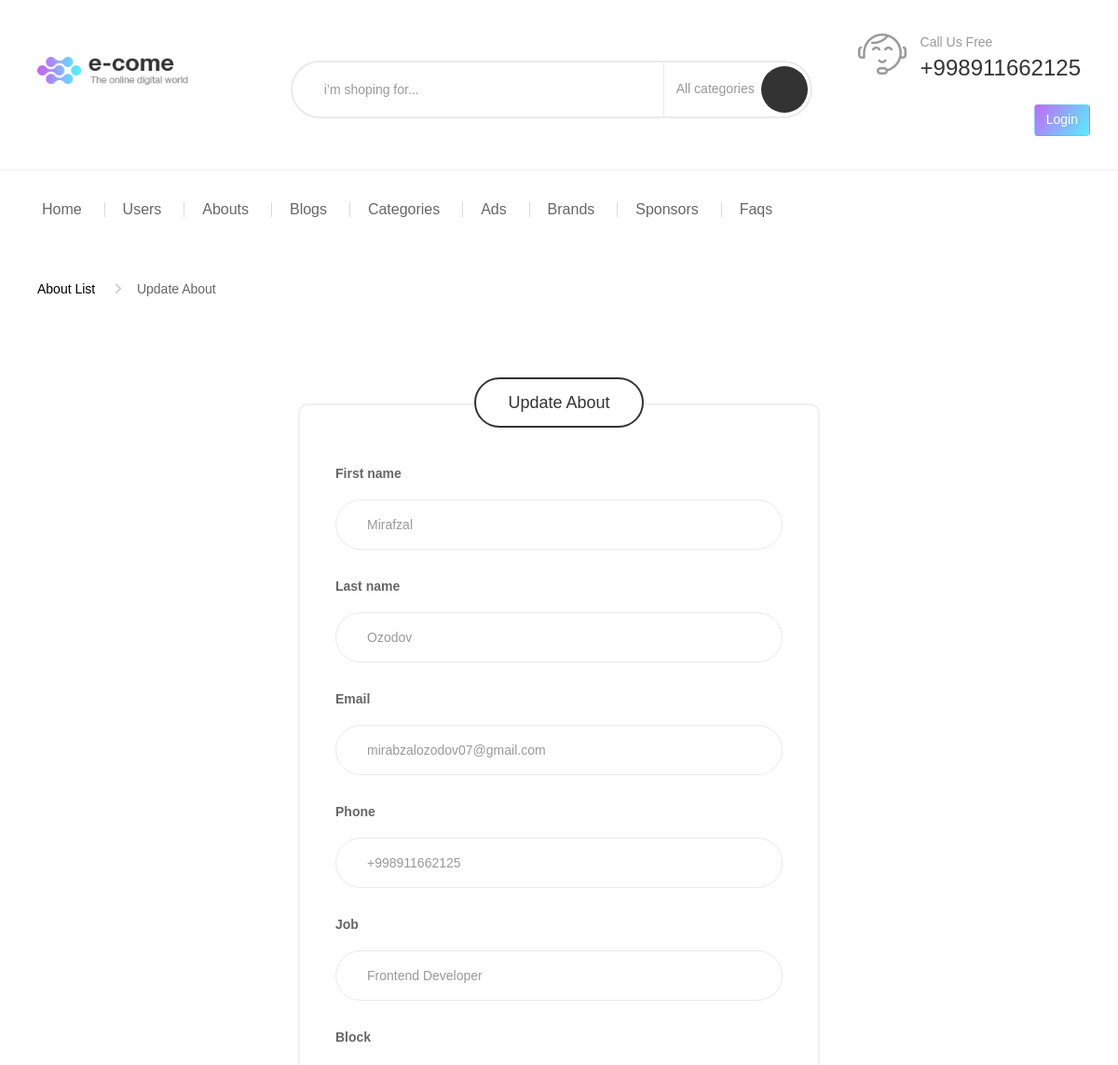
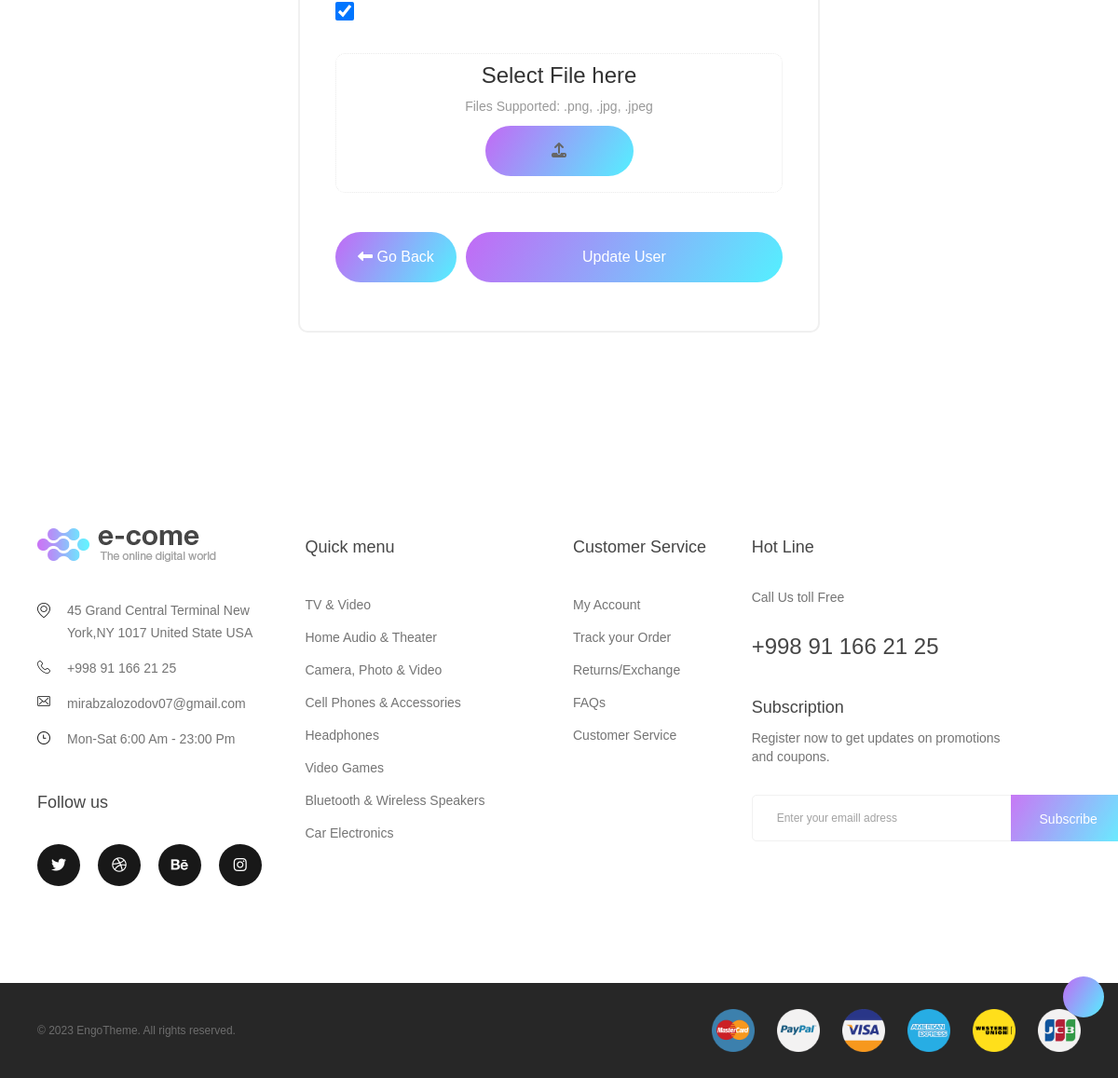
/about/member/update/1/, run on the app's committed database (2 pictures, top to bottom).
### about/models.py (models this page shows, shortened)
class CompanyMemberModel (models.Model):
    image = models.ImageField(name='image', upload_to='about/')
    job = models.CharField(name='job', blank=True, max_length=20)
    phone = models.CharField(name='phone', blank=True, max_length=25)
    email = models.EmailField(name='email', blank=True, max_length=30)
    block = models.BooleanField(name='block', blank=True, default=True)
    last_name = models.CharField(name='last_name', blank=True, max_length=30)
    first_name = models.CharField(name='first_name', blank=True, max_length=40)
    created_at = models.DateTimeField(name='created_at', blank=True, auto_now=True)

### about/views.py (the view)
# urls.py: path('member/update/<int:pk>/', CompanyMemberUpdateView.as_view(), name='member_update'),
class CompanyMemberUpdateView (UpdateView):
    model = CompanyMemberModel
    template_name = 'admin/abouts/admin_about_update.html'
    fields = ('first_name', 'last_name', 'email', 'phone', 'job', 'block', 'image')
    success_url = '/about/list'

### templates/admin/abouts/admin_about_update.html
{% extends 'admin/base.html' %}
{% load static %}
{% block content %}
<div class="container container-240">
    <div class="myaccount">
        <ul class="breadcrumb v3">
            <li><a href="{% url 'about_list' %}">About List</a></li>
            <li class="active">Update About</li>
        </ul>
        <div class="row pd">
            <div class="account-element bd-7" style="margin: 0 auto;">
                <div class="cmt-title text-center abs">
                    <h1 class="page-title v1">Update About</h1>
                </div>
                <div class="page-content">
                    <form class="login-form" method="post" enctype="multipart/form-data">{%csrf_token %}
                        <div class="form-group">
                            {% for field in form %}
                            {% if field.auto_id == "id_image" %}
                            <label for="{{ field.auto_id }}" style="display: none;">{{ field.label }}</label>
                            <p style="margin: 0; display: none;">
                                {{field}}
                            </p>
                            {% else %}
                            <label for="{{ field.auto_id }}">{{ field.label }}</label>
                            <p style="margin: 0;">
                                {{field}}
                            </p>
                            {% endif %}
                            {% endfor %}
                            <div class="uploads-images">
                                <h3 class="text-center" style="margin: 10px 0;">Select File here</h3>
                                <p style="margin-bottom: 10px;">Files Supported: .png, .jpg, .jpeg</p>
                                <label for="id_image" class="btn btn-submit btn-gradient">
                                    <i class="fa-solid fa-upload"></i>
                                </label>
                            </div>
                        </div>
                        <div class="flex" style="gap: 10px;">
                            <a href="{% url 'about_list' %}" class="btn btn-submit btn-gradient" style="padding: 0 24px;">
                                <i class="fa-solid fa-left-long"></i> Go Back
                            </a>
                            <button type="submit" class="btn btn-submit btn-gradient" style="width: 100%;">
                                Update User
                            </button>
                        </div>
                    </form>
                </div>
            </div>
        </div>
    </div>
</div>
{% endblock %}

### static/css/utils.css (style rules this page uses)
.uploads-images { width: 100%; height: 150px; margin-top: 35px; border-radius: 10px; border: 1px dotted #eaeaea; }
.uploads-images label { width: 100%; height: 100%; display: block; margin: 0 auto; }
#id_block, #id_is_staff, #id_is_superuser { width: 20px; height: 20px; display: block; }

### data on the page
CompanyMemberModel: form "Mirafzal" "Ozodov" "mirabzalozodov07@gmail.com" "+998911662125" "Frontend Developer" "☑"

### other printed values
{{ field.label }} "First name" "Last name" "Email" "Phone" "Job" "Block"
